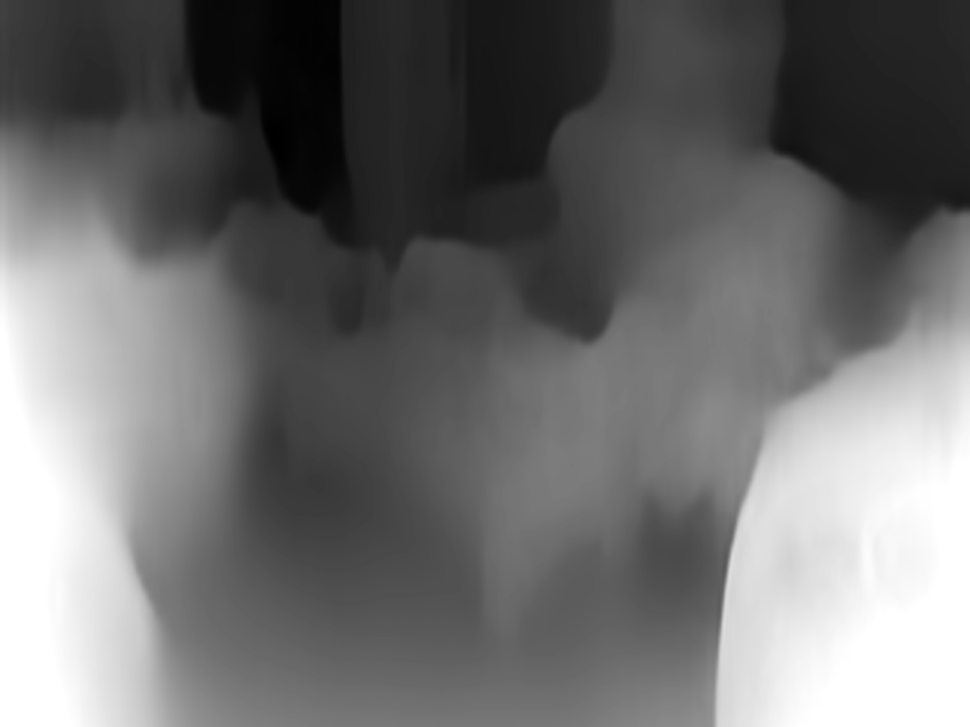
#> input picture test3_output.png, 970 x 727 px, shrunk from 1600 x 1200 before the run
$ python new_mesh.py
#> lines starting #> are read from the running program, lines starting #| are printed output that depends on the picture
import numpy as np
import open3d as o3d
import cv2
from time import sleep

depth_map = cv2.imread('test3_output.png', 0)
#> depth_map is the input picture: shape (727, 970); min 0, max 255, mean 110.7
color_raw = cv2.imread("test_images\\test3.jpeg")
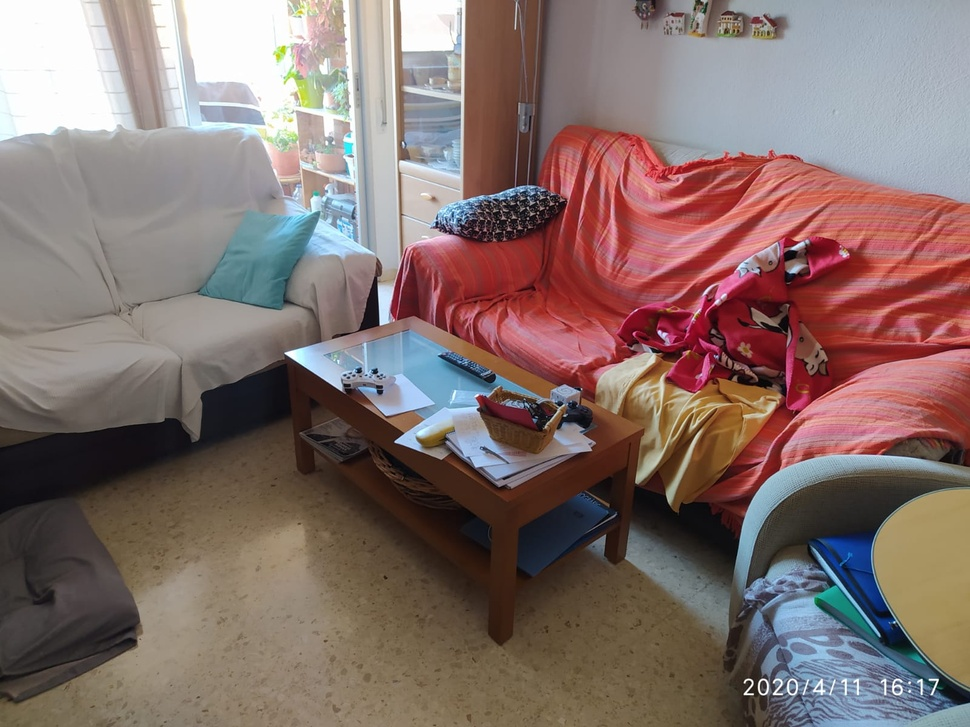
#> input picture test_images/test3.jpeg, 970 x 727 px, shrunk from 1600 x 1200 before the run, found by its file name
#> color_raw is the input picture: shape (727, 970, 3); mean B, G, R 108.2, 112.1, 132

cv2.namedWindow("Original image", cv2.WINDOW_NORMAL)
cv2.imshow("Original image", color_raw)
cv2.waitKey()
cv2.destroyWindow("Original image")

print("Estimating depth...")
sleep(2)

cv2.namedWindow("3D estimation", cv2.WINDOW_NORMAL)
cv2.imshow("3D estimation", depth_map)
cv2.waitKey()
cv2.destroyAllWindows()

print("Generating 3D mesh...")
color_raw = color_raw[:, :, ::-1].astype('float32') / 255.

depth_map = depth_map.astype('float32')

x = np.arange(0, depth_map.shape[1])
#> x = 970 values from 0 to 969
y = np.arange(0, depth_map.shape[0])
#> y = 727 values from 0 to 726
mesh_x, mesh_y = np.meshgrid(x, y)
z = (255. - depth_map) * 3.
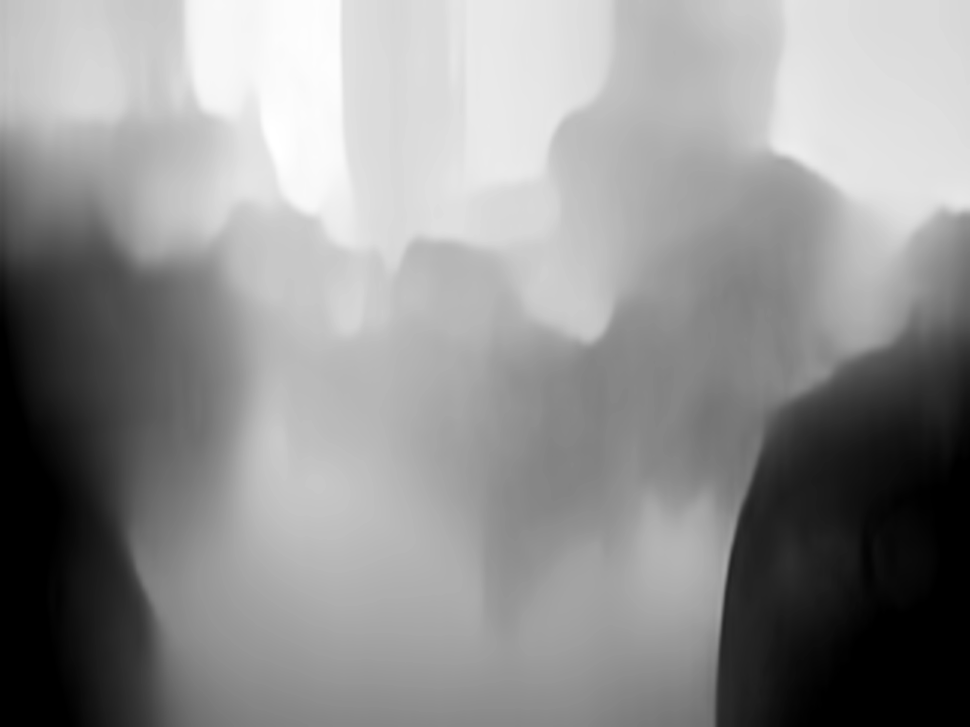
#> z: shape (727, 970) float32; min 0, max 765, mean 432.8; drawn with min black and max white

xyz = np.zeros((np.size(mesh_x), 3))
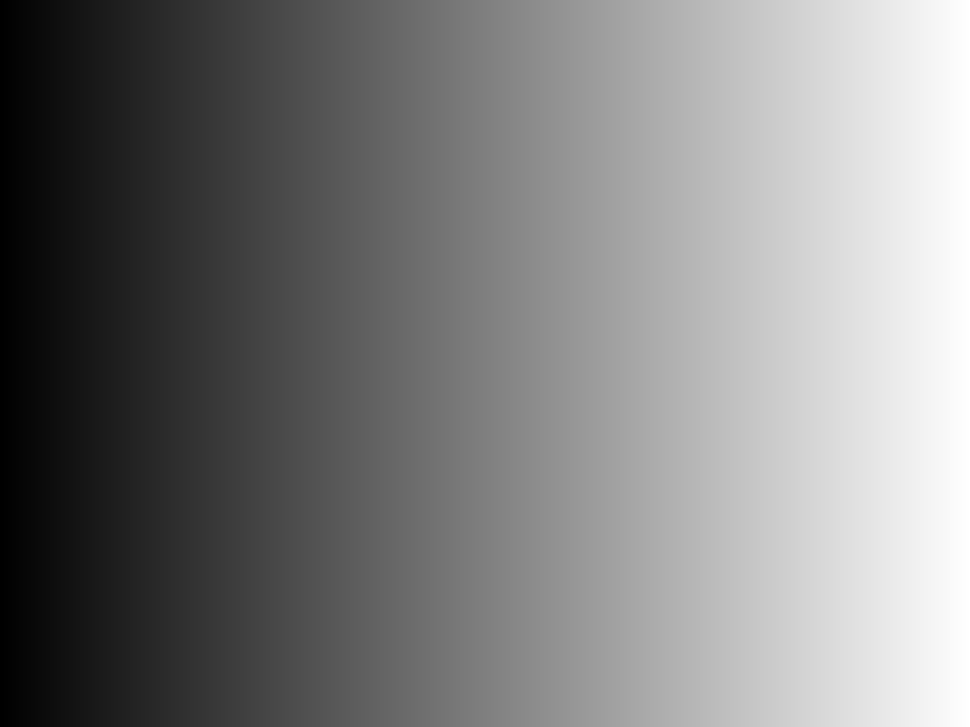
#> mesh_x: shape (727, 970) int64; min 0, max 969, mean 484.5; drawn with min black and max white
xyz[:, 0] = np.reshape(mesh_x, -1)
xyz[:, 1] = np.reshape(mesh_y, -1)
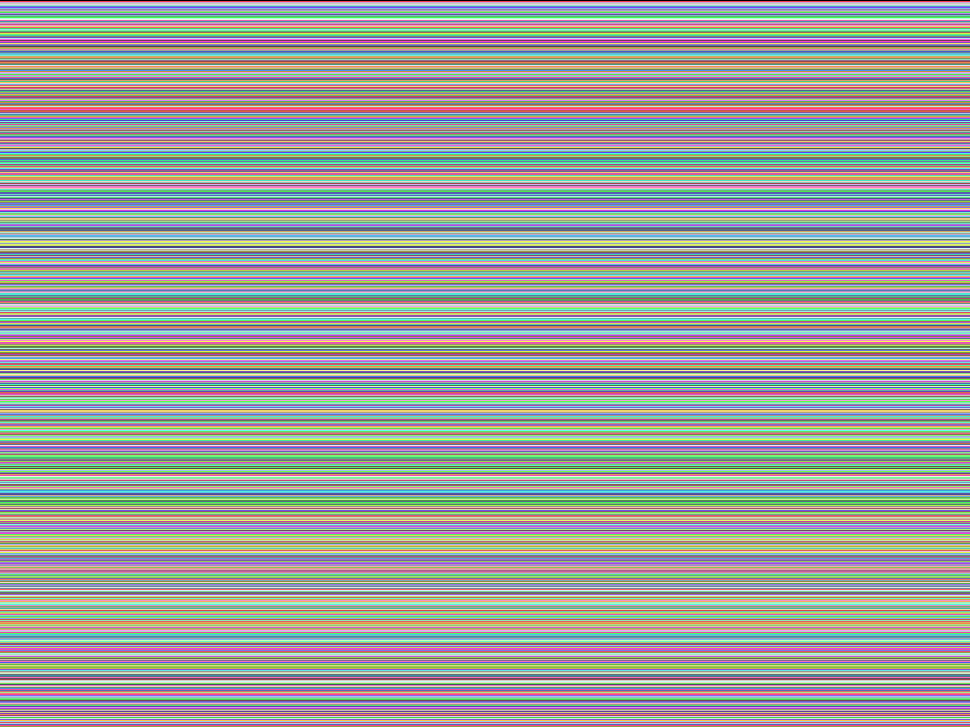
#> mesh_y: shape (727, 970) int64; 727 distinct labels, from 0 to 726; one colour per label, 0 black
xyz[:, 2] = np.reshape(z, -1)

colors = np.reshape(color_raw, (color_raw.shape[0] * color_raw.shape[1], 3))

while True:
    try:
#> (the run stopped early here; a loop or call above may not have finished)
